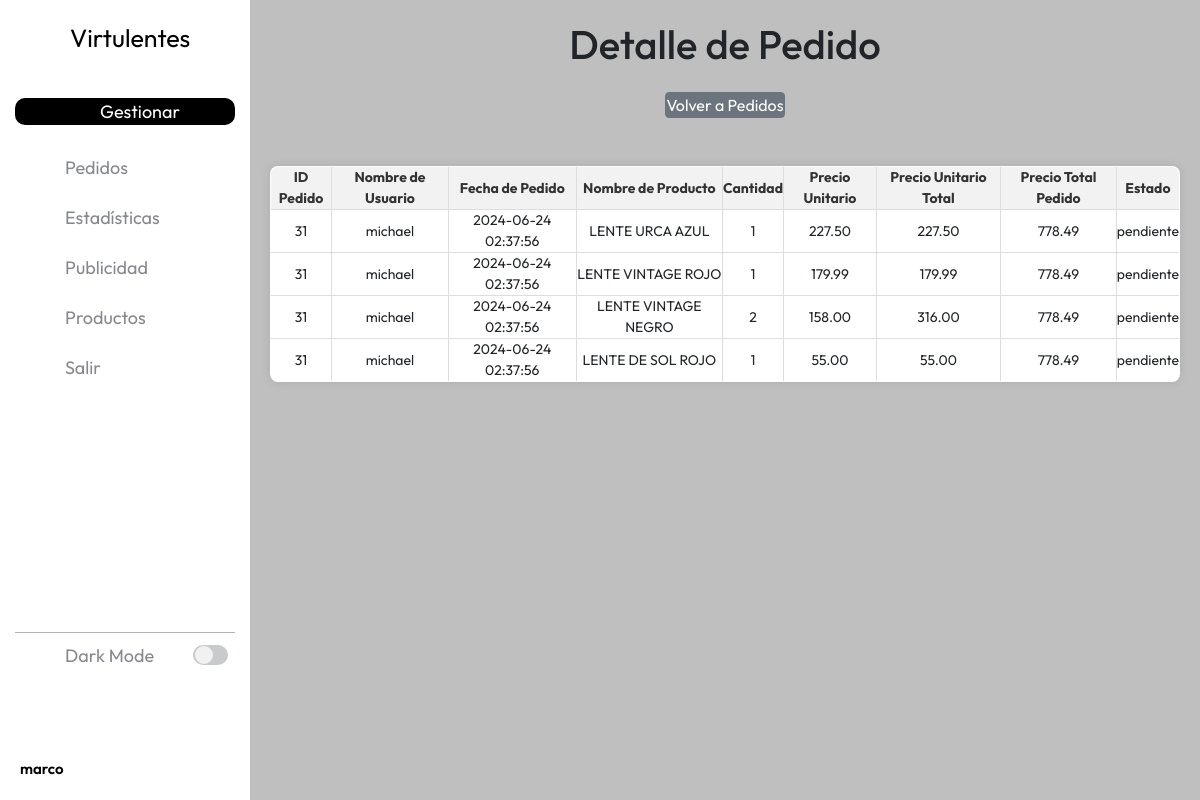
The page /presentacion/admin/crudDetallePedido.php?id=31 (signed in) on the database its author committed.
### tables this page shows
CREATE TABLE IF NOT EXISTS `pedidos` (
  `id_pedido` int(11) NOT NULL AUTO_INCREMENT,
  `id_usuario` int(11) DEFAULT NULL,
  `fecha_pedido` datetime DEFAULT current_timestamp(),
  `estado` enum('pendiente','completado','cancelado') NOT NULL DEFAULT 'pendiente',
  `fecha_entrega` datetime DEFAULT NULL,
  `direccion` varchar(50) DEFAULT NULL,
  PRIMARY KEY (`id_pedido`),
  KEY `id_usuario` (`id_usuario`),
  CONSTRAINT `pedidos_ibfk_1` FOREIGN KEY (`id_usuario`) REFERENCES `usuarios` (`id_usuario`)
);

CREATE TABLE IF NOT EXISTS `usuarios` (
  `id_usuario` int(11) NOT NULL AUTO_INCREMENT,
  `nombre` varchar(255) NOT NULL,
  `email` varchar(255) NOT NULL,
  `hash_contraseña` varchar(255) NOT NULL,
  `fecha_creacion` datetime DEFAULT current_timestamp(),
  `dni` int(8) DEFAULT NULL,
  `rol` enum('cliente','administrador') NOT NULL DEFAULT 'cliente',
  PRIMARY KEY (`id_usuario`),
  UNIQUE KEY `email` (`email`)
);

### negocio/verDetalleProducto.php (the view)
<?php
$query = "SELECT
    p.id_pedido AS 'ID Pedido',
    u.nombre AS 'Nombre de Usuario',
    p.fecha_pedido AS 'Fecha de Pedido',
    pr.nombre AS 'Nombre de Producto',
    dp.cantidad AS 'Cantidad',
    dp.precio AS 'Precio Unitario',
    dp.cantidad * dp.precio AS 'Precio Total Producto',
    SUM(dp.cantidad * dp.precio) OVER (PARTITION BY p.id_pedido) AS 'Precio Total Pedido',
    p.estado AS 'Estado'
FROM
    Pedidos p
JOIN
    Detalle_Pedido dp ON p.id_pedido = dp.id_pedido
JOIN
    Productos pr ON dp.id_producto = pr.id_producto
JOIN
    Usuarios u ON p.id_usuario = u.id_usuario
WHERE
    p.id_pedido = '$id_pedido'
";
$result = mysqli_query($link, $query)
?>
<?php while ($pedido = mysqli_fetch_assoc($result)): ?>
    <tr>
        <td><?php echo htmlspecialchars($pedido['ID Pedido']); ?></td>
        <td><?php echo htmlspecialchars($pedido['Nombre de Usuario']); ?></td>
        <td><?php echo htmlspecialchars($pedido['Fecha de Pedido']); ?></td>
        <td><?php echo htmlspecialchars($pedido['Nombre de Producto']); ?></td>
        <td><?php echo htmlspecialchars($pedido['Cantidad']); ?></td>
        <td><?php echo htmlspecialchars($pedido['Precio Unitario']); ?></td>
        <td><?php echo htmlspecialchars($pedido['Precio Total Producto']); ?></td>
        <td><?php echo htmlspecialchars($pedido['Precio Total Pedido']); ?></td>
        <td><?php echo htmlspecialchars($pedido['Estado']); ?></td>
    </tr>
<?php endwhile; ?>

### presentacion/admin/barra_admin.php (shortened to what this page needs)
<!DOCTYPE html>
<html lang="es">
<head>
    <link rel="stylesheet" href="../css/index_admin.css">
</head>
<body>
    <div class="barra-lateral">
        <div class="nombre-pagina">
            <span>Virtulentes</span>
        </div>
        <button class="boton">
            <span>Gestionar</span>
        </button>
        <nav class="navegacion">
            <ul>
                <li><a id="inbox" href="/VirtuLentes/presentacion/admin/index.php"><ion-icon name="mail-unread-outline"></ion-icon><span>Pedidos</span></a></li>
                <li><a href="/VirtuLentes/presentacion/admin/estadisticas.php"><ion-icon name="stats-chart-outline"></ion-icon><span>Estadísticas</span></a></li>
                <li><a href="/VirtuLentes/presentacion/correo/index.php"><ion-icon name="send-outline"></ion-icon><span>Publicidad</span></a></li>
                <li><a href="/VirtuLentes/presentacion/admin/crudProductos.php"><ion-icon name="layers-outline"></ion-icon><span>Productos</span></a></li>
                <li><a href="/VirtuLentes/negocio/salir_admin.php"><ion-icon name="exit-outline"></ion-icon><span>Salir</span></a></li>
            </ul>
        </nav>
        <div class="modo-oscuro">
            <div class="info">
                <span>Dark Mode</span>
            </div>
            <div class="switch">
                <div class="base">
                    <div class="circulo"></div>
                </div>
            </div>
        </div>
        <div class="usuario">
            <div class="info-usuario">
                <div class="nombre-email">
                    <span class="nombre"><?php echo htmlspecialchars($_SESSION['usuario']); ?></span>
                </div>
            </div>
        </div>
    </div>
</body>
</html>

### presentacion/admin/crudDetallePedido.php (shortened to what this page needs)
<?php
include 'barra_admin.php';
require_once 'C:\xampp\htdocs\VirtuLentes\conexion\database.php';
if (isset($_GET['id'])) {
    $id_pedido = $_GET['id'];
    $link = conectarse();
} else {
    echo "No se ha proporcionado un ID de pedido válido.";
    exit;
}
?>
<main>
<head>
     <link rel="stylesheet" href="../css/bootstrap.min.css">
    <link rel="stylesheet" href="../css/responsive.css">
    <link rel="stylesheet" href="../css/jquery.mCustomScrollbar.min.css">
    <link rel="stylesheet" href="../css/font-awesome.min.css">
    <link rel="stylesheet" href="../css/table.css">
</head>
<body>
    <h1>Detalle de Pedido</h1>
    <br>
    <button class="btn btn-secondary" onclick="window.location.href = 'index.php';">Volver a Pedidos</button>
    <br><br>
    <table>
        <tr>
            <th>ID Pedido</th>
            <th>Nombre de Usuario</th>
            <th>Fecha de Pedido</th>
            <th>Nombre de Producto</th>
            <th>Cantidad</th>
            <th>Precio Unitario</th>
            <th>Precio Unitario Total</th>
            <th>Precio Total Pedido</th>
            <th>Estado</th>
        </tr>
        <?php include '../../negocio/verDetalleProducto.php'; ?>
    </table>
</body>
</main>
</html>

### presentacion/css/index_admin.css (style rules this page uses)
:root { --color-barra-lateral: rgb(255,255,255) !important; --color-texto: rgb(0,0,0) !important; --color-texto-menu: rgb(134,136,144) !important; --color-menu-hover: rgb(238,238,238) !important; --color-menu-hover-texto: rgb(0,0,0) !important; --color-boton: rgb(0,0,0) !important; --color-boton-texto: rgb(255,255,255) !important; --color-linea: rgb(180,180,180) !important; --color-switch-base : rgb(201,202,206) !important; --color-switch-circulo: rgb(241,241,241) !important; --color-scroll: rgb(192,192,192) !important; --color-scroll-hover: rgb(134,134,134) !important; }
* { margin: 0 !important; padding: 0 !important; box-sizing: border-box !important; font-family: 'Outfit', sans-serif !important; }
body { height: 100vh !important; width: 100% !important; background-color: rgba(128, 128, 128, 0.5) !important; }
.barra-lateral { top: 0 !important; left: 0 !important; position: fixed !important; display: flex !important; flex-direction: column !important; justify-content: space-between !important; width: 250px !important; height: 100% !important; overflow: hidden !important; padding: 20px 15px !important; background-color: var(--color-barra-lateral) !important; transition: width 0.5s ease, background-color 0.3s ease, left 0.5s ease !important; z-index: 50 !important; }
.barra-lateral span { width: 100px !important; white-space: nowrap !important; font-size: 18px !important; text-align: left !important; opacity: 1 !important; transition: opacity 0.5s ease, width 0.5s ease !important; }
.barra-lateral .nombre-pagina { width: 100% !important; height: 45px !important; color: var(--color-texto) !important; margin-bottom: 40px !important; display: flex !important; align-items: center !important; }
.barra-lateral .nombre-pagina span { margin-left: 5px !important; font-size: 25px !important; }
.barra-lateral .boton { width: 100% !important; height: 45px !important; margin-bottom: 20px !important; display: flex !important; align-items: center !important; justify-content: center !important; border: none !important; border-radius: 10px !important; background-color: var(--color-boton) !important; color: var(--color-boton-texto) !important; }
.barra-lateral .navegacion { height: 100% !important; overflow-y: auto !important; overflow-x: hidden !important; }
.barra-lateral .navegacion li { list-style: none !important; display: flex !important; margin-bottom: 5px !important; }
.barra-lateral .navegacion a { width: 100% !important; height: 45px !important; display: flex !important; align-items: center !important; text-decoration: none !important; border-radius: 10px !important; color: var(--color-texto-menu) !important; }
.barra-lateral .modo-oscuro { width: 100% !important; margin-bottom: 80px !important; border-radius: 10px !important; display: flex !important; justify-content: space-between !important; }
.barra-lateral .modo-oscuro .info { width: 150px !important; height: 45px !important; overflow: hidden !important; display: flex !important; align-items: center !important; color: var(--color-texto-menu) !important; }
.barra-lateral .modo-oscuro .switch { display: flex !important; align-items: center !important; justify-content: center !important; min-width: 50px !important; height: 45px !important; cursor: pointer !important; }
.barra-lateral .modo-oscuro .base { position: relative !important; display: flex !important; align-items: center !important; width: 35px !important; height: 20px !important; background-color: var(--color-switch-base) !important; border-radius: 50px !important; }
.barra-lateral .modo-oscuro .circulo { position: absolute !important; width: 18px !important; height: 90% !important; background-color: var(--color-switch-circulo) !important; border-radius: 50% !important; left: 2px !important; transition: left 0.5s ease !important; }
.barra-lateral .usuario { width: 100% !important; display: flex !important; }
.barra-lateral .usuario .info-usuario { width: 100% !important; display: flex !important; align-items: center !important; justify-content: space-between !important; color: var(--color-texto) !important; overflow: hidden !important; }
.barra-lateral .usuario .nombre-email { width: 100% !important; display: flex !important; flex-direction: column !important; margin-left: 5px !important; }
.barra-lateral .usuario .nombre { font-size: 15px !important; font-weight: 600 !important; }
main { margin-left: 250px !important; padding: 20px !important; transition: margin-left 0.5s ease !important; }

### rows shown on the page
pedidos: id_pedido "31", id_usuario.nombre "michael", fecha_pedido "2024-06-24 02:37:56", Nombre "LENTE URCA AZUL", Cantidad "1", Precio "227.50", Precio "778.49", estado "pendiente", Nombre "LENTE VINTAGE ROJO", Precio "179.99", Nombre "LENTE VINTAGE NEGRO", Cantidad "2", Precio "158.00", Precio "316.00", Nombre "LENTE DE SOL ROJO", Precio "55.00"

### other values the page prints
$_SESSION['usuario'] "marco"
